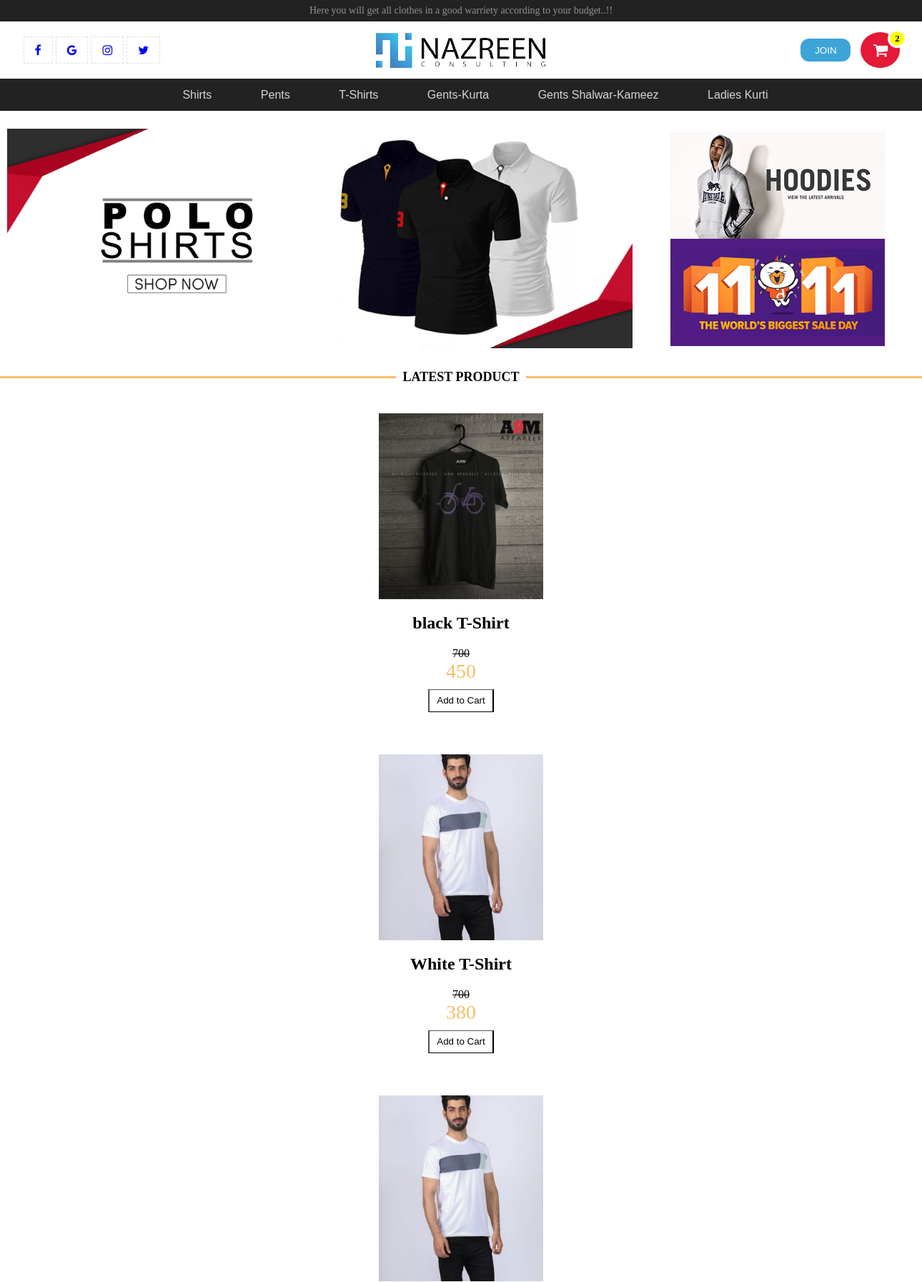
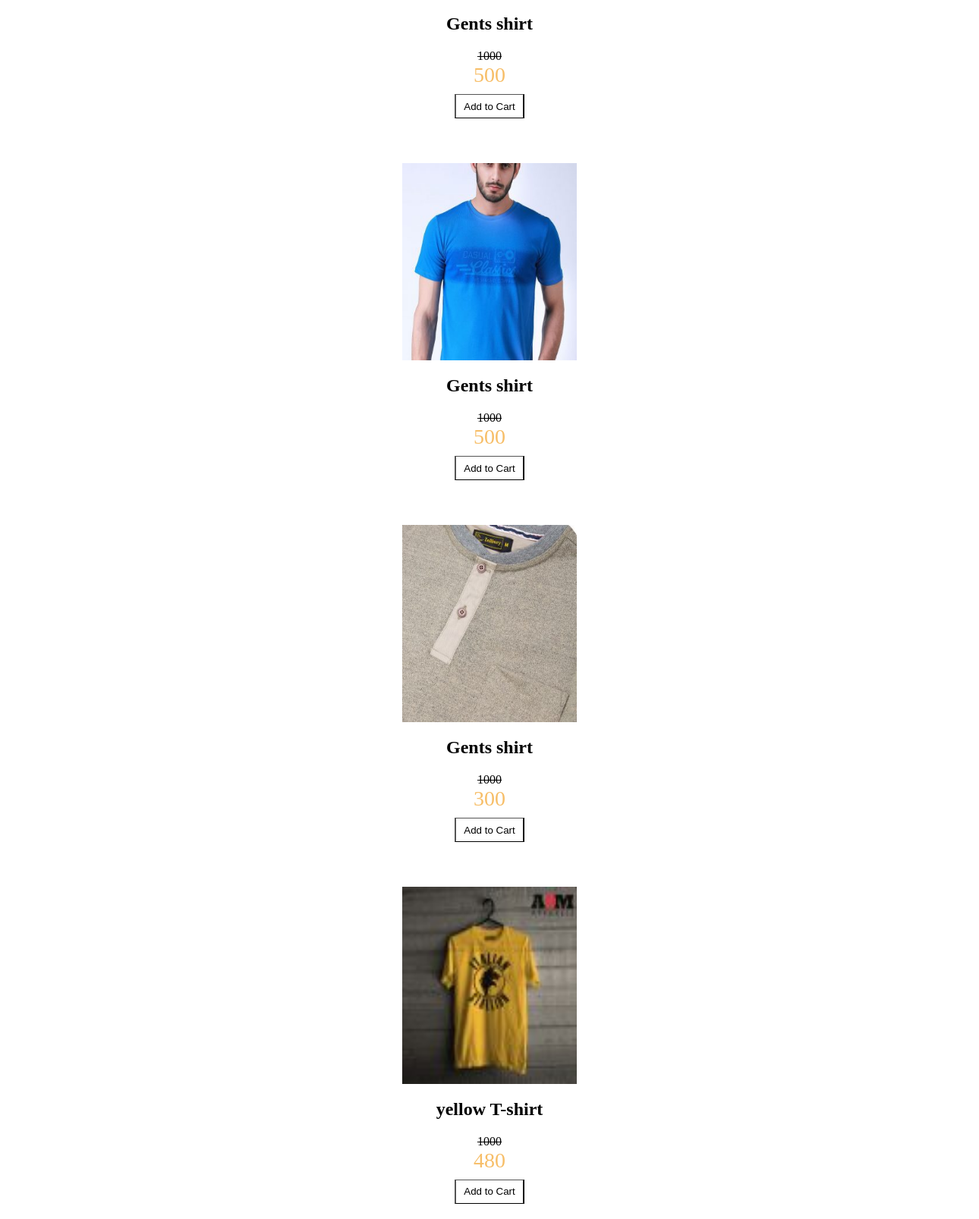
Page /home-page.php (upper part) on the committed database (2 pictures, top to bottom).
### tables this page shows
CREATE TABLE `products` (
  `id` int(100) NOT NULL,
  `image` varchar(100) NOT NULL,
  `name` varchar(100) NOT NULL,
  `price` int(100) NOT NULL,
  `discount` int(100) NOT NULL
);

### home-page.php (the view, shortened to what this page needs)
<!DOCTYPE html>
<html>
<head>
<link rel="stylesheet" href="https://cdnjs.cloudflare.com/ajax/libs/font-awesome/4.7.0/css/font-awesome.min.css">
	<link rel="stylesheet" type="text/css" href="style.css">
</head>
<header>
	<div class="header-top">
		<div class="container">
			<div class="header-top-content">
				<p>Here you will get all clothes in a good warriety according to your budget..!!</p>
			</div>
		</div>
	</div>
	<div class="logo-line">
		<div class="container">
			<div class="logo-nav">
				<div class="main-social-media">
					<div class="social-media">
						<a href="#"><i class="fa fa-facebook"></i></a>
						<a href="#"><i class="fa fa-google"></i></a>
						<a href="#"><i class="fa fa-instagram"></i></a>
						<a href="#"><i class="fa fa-twitter"></i></a>
					</div>
				</div>
			<div class="logo">
				   <img src="./images./logo.png" alt="logo">
			</div>
			<div class="add-cart-main">
				<div class="join-btn">
					<a href="sigin.html" >
					<input type="Submit" name="btn" value="JOIN">
					</a>
				</div>
				<div class="add-cart">
						<i class="fa fa-shopping-cart"></i>
				</div>
			</div>
		</div>
		</div>
	</div>
	<nav>
		<div class="nav-contain">
			<div class="container">
				<div class="nav-section">
					<nav class="nav-barlist">
						<ul class="ul">
							<li class="li"><a href="shirts.php">Shirts</a>
							</li >
							<li class="li"><a href="shirts.php">Pents</a>
							</li >
							<li class="li"><a href="#">T-Shirts</a>
							</li >
								<li class="li"><a href="#">Gents-Kurta</a>
							</li>
							<li class="li"><a href="#">Gents Shalwar-Kameez</a>
							</li>
							<li class="li"><a href="#">Ladies Kurti</a></li>
						</ul>
					</nav>
				</div>
			</div>
		</div>
	</nav>
</header>
<section>
	<div class="slider-bar">
		<div class="container">
			<div class="slider">
			<div class="slider-content">
			  <img class="mySlides" src="./images./mens-polo-shirts.png" >
			</div>
			<div class="slider-right">
					<img src="./images./mens-hoodi.jpg">
				<img src="./images./singles-day.jpg">
			</div>
			</div>
		</div>
	</div>
</section>
<section class="heading-line">
	<h1>LATEST PRODUCT</h1>
</section>
<section class="card-section">
<?php
include'config.php';
$sql=mysqli_query($conn,"SELECT * FROM `products`");
while ($row=mysqli_fetch_array($sql)) {
$image=$row['image'];
	$name=$row['name'];
	$price=$row['price'];
	$discount=$row['discount'];
  ?>
  	<div class="card-main-section">
	<div class="card-section">
	<div class="product-sec">
				<div class="card1">
					<div class="card1-desc">
                         <img src="<?php echo $image  ?> ">
						<h1><?php echo $name?></h1>
						<span class="line-through"><?php echo $price ?></span>
						<span  class="discount"><?php echo $discount ?></span>
						<div class="card-btn">
							<button name="click">Add to Cart</button>
						</div>
					</div>
				</div>
			</div>
				</div>
		</div>
<?php }?>
</section>
</body>
</html>

### css/style.css (style rules this page uses)
.header-top { background-color: #222222; margin: 0px; }
.container { max-width: 1280px; margin: auto; }
.header-top .container .header-top-content p { margin:0px; font-size: 14px; color: #8d948e; height: 30px; display: flex; align-items: center; justify-content: center; }
.join-btn input { width: 70px; height: 32px; background-color: #3DA4D7; color: white; border: none; border-radius: 12px; margin-right: 14px; cursor: pointer; }
.logo-line .container .add-cart-main { display: flex; align-items: center; flex-basis: 30%; justify-content: flex-end; }
.logo-line .container .add-cart { display: flex; justify-content: center; align-items: center; width: 55px; height: 50px; border-radius: 50%; background-color: #e31937; color: white; font-size: 22px; position: relative; cursor: pointer; }
.add-cart:before { content: "2"; right: -9px; top: -4px; display: flex; justify-content: center; align-items: center; position: absolute; color: black; background-color: yellow; border-radius: 50%; height: 20px; border: 3px solid white; width: 20px; font-size: 13px; font-weight: bold; }
.logo-line { width: 100%; }
.logo-nav { display: flex; justify-content: center; align-items: center; width: 100%; height: 60px; margin: 10px 0px; }
.logo { display: flex; flex-basis: 36%; justify-content: center; }
.social-media .fa { margin: 2px; display: block; padding: 10px 15px; border: 1px dashed #DFDFDF; position: relative; float: left; }
.main-social-media { flex-basis: 30%; }
header nav { background-color:#222222 ; color: white; font-size: 18px; font-weight: 400 }
header nav .nav-contain { max-width: 1280px; margin: auto; }
header nav .nav-contain .container { display: flex; justify-content: center; align-items: center; flex-wrap: wrap; }
header nav .nav-contain .container .nav-section { flex-basis: 80%; }
header nav .nav-contain .container .nav-section .nav-barlist { display: flex; justify-content: center; align-items: center; }
header nav .nav-contain .container .nav-section .nav-barlist .ul { display: flex; list-style: none; justify-content: space-between; width: 80%; height: 45px; margin: 0px; font-family: sans-serif; font-size: 16px; color: #d0d9d2; }
header nav .nav-contain .container .nav-section .nav-barlist .ul .li { display: flex; justify-content: center; align-items: center; background-color: #222222; font-family: sans-serif; color: #d0d9d2; }
header nav .nav-contain .container .nav-section .nav-barlist .ul .li a { text-decoration: none; color: #d0d9d2; }
.mySlides { width: 100%; }
.slider-content { max-width: 875px; }
.slider-bar .container .slider { display: flex; justify-content: space-around; align-items: center; flex-wrap: wrap; width: 100%; margin-top: 25px; }
.slider-bar .container .slider-content { flex-basis: 70%; }
.slider-bar .container .slider-right { flex-basis: 30%; display: flex; align-items: center; flex-direction: column; }
.heading-line h1 { display: flex; flex-direction: row; font-size: 18px; margin-top: 30px; }
.heading-line h1:before, .heading-line h1:after { content: ""; flex: 1 1; border-bottom: 3px solid #F7BE68; margin: auto; }
.heading-line h1:before { margin-right: 10px }
.heading-line h1:after { margin-left: 10px }
.product-sec { display: flex; justify-content: center; align-items: center; flex-wrap: wrap; }
.card1 { flex-basis: 19%; display: flex; justify-content: center; align-items: center; margin: 25px 0px; }
.card1-desc { display: flex; justify-content: center; align-items: center; flex-direction: column; }
.card1-desc .line-through { text-decoration: line-through; }
.card1-desc .card-btn button { background: white; margin: 0px; border-block-width: 1px; width: 92px; height: 32px; margin: 9px 0px }
.card1-desc img { width: 230px; height: 260px; padding: 0px; margin:0px; }
.card1-desc .discount { color: #F7BE68; font-size: 28px; }
.account-heading h1,p { margin: 0px; font-family: cursive; }

### rows in the picture
products: image (picture), name "black T-Shirt", price "700", discount "450"
products: image (picture), name "White T-Shirt", price "700", discount "380"
products: image (picture), name "Gents shirt", price "1000", discount "500"
products: image (picture), name "Gents shirt", price "1000", discount "500"
products: image (picture), name "Gents shirt", price "1000", discount "300"
products: image (picture), name "yellow T-shirt", price "1000", discount "480"
